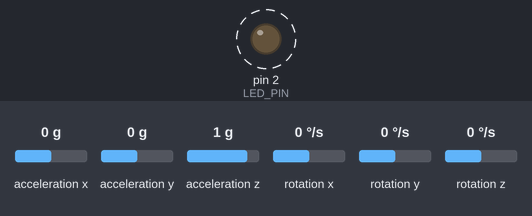
The sketch below on a simulated Arduino Uno, built with avr-gcc and run on an emulated ATmega328P. On the bench: output pins drawn as LEDs (lit = HIGH). Dashed ring = blinking. The test bench sets the inputs (shaded band); at power-on: acceleration x 0 g, acceleration y 0 g, acceleration z 1 g, rotation x 0 °/s, rotation y 0 °/s, rotation z 0 °/s. What the sketch prints to the serial monitor is not drawn.

Above: at 0.5 s.
Timing chart, 0 to 4.6 s (numbered marks = the images above):
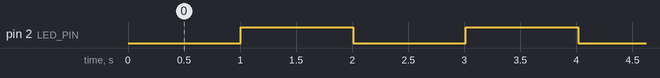

The sketch:

MPU6050_raw.ino
```cpp
#include <MPU6050.h>

// I2C device class (I2Cdev) demonstration Arduino sketch for MPU6050 class
// 10/7/2011 by Jeff Rowberg <jeff@rowberg.net>
// Updates should (hopefully) always be available at https://github.com/jrowberg/i2cdevlib
//
// Changelog:
//      2013-05-08 - added multiple output formats
//                 - added seamless Fastwire support
//      2011-10-07 - initial release

/* ============================================
I2Cdev device library code is placed under the MIT license
Copyright (c) 2011 Jeff Rowberg

Permission is hereby granted, free of charge, to any person obtaining a copy
of this software and associated documentation files (the "Software"), to deal
in the Software without restriction, including without limitation the rights
to use, copy, modify, merge, publish, distribute, sublicense, and/or sell
copies of the Software, and to permit persons to whom the Software is
furnished to do so, subject to the following conditions:

The above copyright notice and this permission notice shall be included in
all copies or substantial portions of the Software.

THE SOFTWARE IS PROVIDED "AS IS", WITHOUT WARRANTY OF ANY KIND, EXPRESS OR
IMPLIED, INCLUDING BUT NOT LIMITED TO THE WARRANTIES OF MERCHANTABILITY,
FITNESS FOR A PARTICULAR PURPOSE AND NONINFRINGEMENT. IN NO EVENT SHALL THE
AUTHORS OR COPYRIGHT HOLDERS BE LIABLE FOR ANY CLAIM, DAMAGES OR OTHER
LIABILITY, WHETHER IN AN ACTION OF CONTRACT, TORT OR OTHERWISE, ARISING FROM,
OUT OF OR IN CONNECTION WITH THE SOFTWARE OR THE USE OR OTHER DEALINGS IN
THE SOFTWARE.
===============================================
*/

// I2Cdev and MPU6050 must be installed as libraries, or else the .cpp/.h files
// for both classes must be in the include path of your project
#include "I2Cdev.h"
#include "MPU6050.h"

// Arduino Wire library is required if I2Cdev I2CDEV_ARDUINO_WIRE implementation
// is used in I2Cdev.h
#if I2CDEV_IMPLEMENTATION == I2CDEV_ARDUINO_WIRE
    #include "Wire.h"
#endif

// class default I2C address is 0x68
// specific I2C addresses may be passed as a parameter here
// AD0 low = 0x68 (default for InvenSense evaluation board)
// AD0 high = 0x69
MPU6050 accelgyro;
//MPU6050 accelgyro(0x69); // <-- use for AD0 high
//MPU6050 accelgyro(0x68, &Wire1); // <-- use for AD0 low, but 2nd Wire (TWI/I2C) object

int16_t ax, ay, az;
int16_t gx, gy, gz;


// uncomment "OUTPUT_READABLE_ACCELGYRO" if you want to see a tab-separated
// list of the accel X/Y/Z and then gyro X/Y/Z values in decimal. Easy to read,
// not so easy to parse, and slow(er) over UART.
#define OUTPUT_READABLE_ACCELGYRO

// uncomment "OUTPUT_BINARY_ACCELGYRO" to send all 6 axes of data as 16-bit
// binary, one right after the other. This is very fast (as fast as possible
// without compression or data loss), and easy to parse, but impossible to read
// for a human.
//#define OUTPUT_BINARY_ACCELGYRO


#define LED_PIN 2
bool blinkState = false;

void setup() {
    // join I2C bus (I2Cdev library doesn't do this automatically)
    #if I2CDEV_IMPLEMENTATION == I2CDEV_ARDUINO_WIRE
        Wire.begin();
    #elif I2CDEV_IMPLEMENTATION == I2CDEV_BUILTIN_FASTWIRE
        Fastwire::setup(400, true);
    #endif

    // initialize serial communication
    // (38400 chosen because it works as well at 8MHz as it does at 16MHz, but
    // it's really up to you depending on your project)
    Serial.begin(115200);

    // initialize device
    Serial.println("Initializing I2C devices...");
    accelgyro.initialize();

    // verify connection
    Serial.println("Testing device connections...");
    Serial.println(accelgyro.testConnection() ? "MPU6050 connection successful" : "MPU6050 connection failed");

    // use the code below to change accel/gyro offset values
    /*
    Serial.println("Updating internal sensor offsets...");
    // -76	-2359	1688	0	0	0
    Serial.print(accelgyro.getXAccelOffset()); Serial.print("\t"); // -76
    Serial.print(accelgyro.getYAccelOffset()); Serial.print("\t"); // -2359
    Serial.print(accelgyro.getZAccelOffset()); Serial.print("\t"); // 1688
    Serial.print(accelgyro.getXGyroOffset()); Serial.print("\t"); // 0
    Serial.print(accelgyro.getYGyroOffset()); Serial.print("\t"); // 0
    Serial.print(accelgyro.getZGyroOffset()); Serial.print("\t"); // 0
    Serial.print("\n");
    accelgyro.setXGyroOffset(220);
    accelgyro.setYGyroOffset(76);
    accelgyro.setZGyroOffset(-85);
    Serial.print(accelgyro.getXAccelOffset()); Serial.print("\t"); // -76
    Serial.print(accelgyro.getYAccelOffset()); Serial.print("\t"); // -2359
    Serial.print(accelgyro.getZAccelOffset()); Serial.print("\t"); // 1688
    Serial.print(accelgyro.getXGyroOffset()); Serial.print("\t"); // 0
    Serial.print(accelgyro.getYGyroOffset()); Serial.print("\t"); // 0
    Serial.print(accelgyro.getZGyroOffset()); Serial.print("\t"); // 0
    Serial.print("\n");
    */

    // configure Arduino LED pin for output
    pinMode(LED_PIN, OUTPUT);
}

void loop() {
    // read raw accel/gyro measurements from device
    accelgyro.getMotion6(&ax, &ay, &az, &gx, &gy, &gz);

    // these methods (and a few others) are also available
    //accelgyro.getAcceleration(&ax, &ay, &az);
    //accelgyro.getRotation(&gx, &gy, &gz);
    Serial.println(ay);
    delay(1000);

    // #ifdef OUTPUT_READABLE_ACCELGYRO
    //     // display tab-separated accel/gyro x/y/z values
    //     Serial.print("a/g:\t");
    //     Serial.print(ax); Serial.print("\t");
    //     Serial.print(ay); Serial.print("\t");
    //     Serial.print(az); Serial.print("\t");
    //     Serial.print(gx); Serial.print("\t");
    //     Serial.print(gy); Serial.print("\t");
    //     Serial.println(gz);
    //     delay(1000);
    // #endif

    #ifdef OUTPUT_BINARY_ACCELGYRO
        Serial.write((uint8_t)(ax >> 8)); Serial.write((uint8_t)(ax & 0xFF));
        Serial.write((uint8_t)(ay >> 8)); Serial.write((uint8_t)(ay & 0xFF));
        Serial.write((uint8_t)(az >> 8)); Serial.write((uint8_t)(az & 0xFF));
        Serial.write((uint8_t)(gx >> 8)); Serial.write((uint8_t)(gx & 0xFF));
        Serial.write((uint8_t)(gy >> 8)); Serial.write((uint8_t)(gy & 0xFF));
        Serial.write((uint8_t)(gz >> 8)); Serial.write((uint8_t)(gz & 0xFF));
    #endif

    // blink LED to indicate activity
    blinkState = !blinkState;
    digitalWrite(LED_PIN, blinkState);
}
```

Measured:
- by itself, pin 2 (LED_PIN): alternates HIGH for 1.0 s and LOW for 1.0 s
